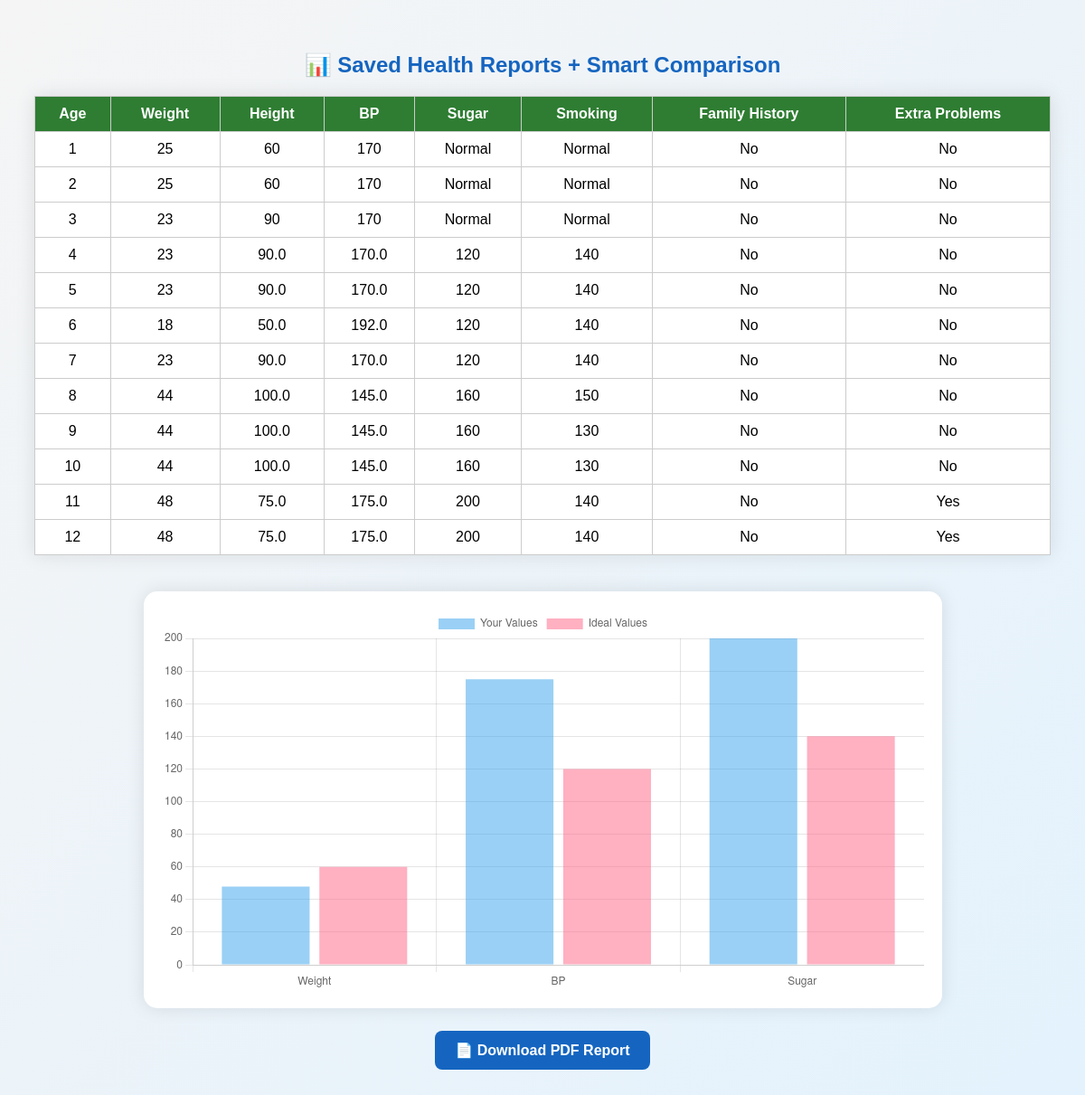
Page /reports on the committed database.
### tables this page shows
CREATE TABLE health_data (
    id INTEGER PRIMARY KEY AUTOINCREMENT,
    age TEXT,
    weight TEXT,
    height TEXT,
    bp TEXT,
    sugar TEXT,
    smoking TEXT,
    family_history TEXT,
    extra_problems TEXT
);

### app.py (the view)
@app.route('/reports')
def reports():
    conn = sqlite3.connect('users.db')
    cur = conn.cursor()
    cur.execute("SELECT * FROM health_data")
    data = cur.fetchall()
    conn.close()
    latest = data[-1] if data else [0,0,0,0,0,"","",""]
    age = latest[0]
    weight = latest[1]
    height = latest[2]
    bp = latest[3]
    sugar = latest[4]
    smoking = latest[5]
    family_history = latest[6]
    extra_problems = latest[7]
    ideal_weight = 60
    ideal_bp = 120
    ideal_sugar = 140
    return render_template(
        "reports.html",
        records=data,
        age=age,
        weight=weight,
        height=height,
        bp=bp,
        sugar=sugar,
        smoking=smoking,
        family_history=family_history,
        extra_problems=extra_problems,
        ideal_weight=ideal_weight,
        ideal_bp=ideal_bp,
        ideal_sugar=ideal_sugar
    )

### templates/reports.html (shortened to what this page needs)
<!DOCTYPE html>
<html>
<head>
</head>
<body>
<h2>📊 Saved Health Reports + Smart Comparison</h2>
<table>
    <tr>
        <th>Age</th>
        <th>Weight</th>
        <th>Height</th>
        <th>BP</th>
        <th>Sugar</th>
        <th>Smoking</th>
        <th>Family History</th>
        <th>Extra Problems</th>
    </tr>
    {% for row in records %}
    <tr>
        <td>{{ row[0] }}</td>
        <td>{{ row[1] }}</td>
        <td>{{ row[2] }}</td>
        <td>{{ row[3] }}</td>
        <td>{{ row[4] }}</td>
        <td>{{ row[5] }}</td>
        <td>{{ row[6] }}</td>
        <td>{{ row[7] }}</td>
    </tr>
    {% endfor %}
</table>
<div class="chart-box">
    <canvas id="healthChart"></canvas>
</div>
<a href="/download_pdf" class="btn">📄 Download PDF Report</a>
<script>
const ctx = document.getElementById('healthChart').getContext('2d');
new Chart(ctx, {
    type: 'bar',
    data: {
        labels: ['Weight', 'BP', 'Sugar'],
        datasets: [
            {
                label: 'Your Values',
                data: [{{ weight }}, {{ bp }}, {{ sugar }}]
            },
            {
                label: 'Ideal Values',
                data: [{{ ideal_weight }}, {{ ideal_bp }}, {{ ideal_sugar }}]
            }
        ]
    }
});
</script>
</body>
</html>

### templates/reports.html (style rules this page uses)
body { font-family: Arial; background: linear-gradient(135deg,#f5f5f5,#e3f2fd); padding:30px; text-align:center; }
h2 { color:#1565c0; margin-bottom:20px; }
table { width:100%; border-collapse: collapse; background:white; box-shadow:0 0 20px rgba(0,0,0,0.1); margin-bottom:40px; }
th,td { border:1px solid #ccc; padding:10px; text-align:center; }
th { background:#2e7d32; color:white; }
.chart-box { width:75%; margin:auto; background:white; padding:20px; border-radius:15px; box-shadow:0 0 20px rgba(0,0,0,0.1); }
.btn { display:inline-block; margin-top:25px; padding:12px 22px; background:#1565c0; color:white; text-decoration:none; border-radius:8px; font-weight:bold; }

### rows in the picture
health_data: id "1", age "25", weight "60", height "170", bp "Normal", sugar "Normal", smoking "No", family_history "No"
health_data: id "2", age "25", weight "60", height "170", bp "Normal", sugar "Normal", smoking "No", family_history "No"
health_data: id "3", age "23", weight "90", height "170", bp "Normal", sugar "Normal", smoking "No", family_history "No"
health_data: id "4", age "23", weight "90.0", height "170.0", bp "120", sugar "140", smoking "No", family_history "No"
health_data: id "5", age "23", weight "90.0", height "170.0", bp "120", sugar "140", smoking "No", family_history "No"
health_data: id "6", age "18", weight "50.0", height "192.0", bp "120", sugar "140", smoking "No", family_history "No"
health_data: id "7", age "23", weight "90.0", height "170.0", bp "120", sugar "140", smoking "No", family_history "No"
health_data: id "8", age "44", weight "100.0", height "145.0", bp "160", sugar "150", smoking "No", family_history "No"
health_data: id "9", age "44", weight "100.0", height "145.0", bp "160", sugar "130", smoking "No", family_history "No"
health_data: id "10", age "44", weight "100.0", height "145.0", bp "160", sugar "130", smoking "No", family_history "No"
health_data: id "11", age "48", weight "75.0", height "175.0", bp "200", sugar "140", smoking "No", family_history "Yes"
health_data: id "12", age "48", weight "75.0", height "175.0", bp "200", sugar "140", smoking "No", family_history "Yes"

### other values in the picture
chart data {{ weight }} 48
chart data {{ bp }} 175.0
chart data {{ sugar }} 200
chart data {{ ideal_weight }} 60
